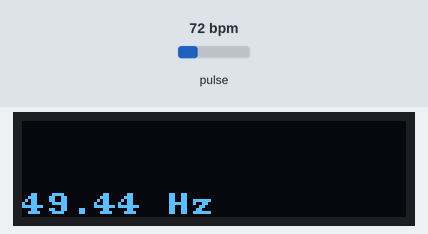
This sketch was run on a simulated ESP32. Parts: 128×32 one-colour display. The test bench sets the inputs (shaded band); at power-on: pulse 72 bpm. What the sketch prints to the serial monitor is not drawn.

Above: at 2.1 s.
At 4.1 s:
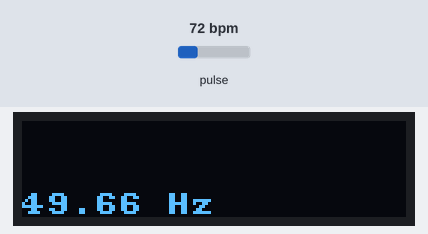

Measured:
- what the display in image 0 shows lasts 2.0 s, from 2.0 s to 4.0 s

The sketch:

TutorialPPG1.ino
```cpp
int sampleTime = 0; // Time of last sample (in Sampling tab)
int ppg = 0;        // PPG from readPhotoSensor() (in Photodetector tab)

void setup() {
  setupCommunication();
  setupDisplay();
  setupPhotoSensor();
}

void loop() {
  if(sampleSensors()) {
    sendMessage(String(ppg));
  }
}
```

Communication.ino
```cpp
/*
   Precompiler directive elegance: 0 == Serial, 1 == Bluetooth
*/
#define USE_BT 0

/*
   This block allows us to use "Ser" throughout our codebase.
   This makes the code to be protocol-agnostic.
   Whether using Bluetooth or USB Serial, we will reference it as Ser.
*/
#if USE_BT
  #include "BluetoothSerial.h"
  BluetoothSerial BTSerial;     // instantiate a BT object
  #define Ser BTSerial          // substitute Ser for SerialBT
#else
  #define Ser Serial            // substitute Ser for Serial
#endif

/*
   Initialize the communication protocol (either HW Serial or BT)
*/
void setupCommunication() {
#if USE_BT
  Ser.begin("fadeEsp32"); // any unique name for BT
#else
  Ser.begin(115200);
#endif
}

/*
   Receive a message one character at a time, stopping at a newline ('\n')
*/
String receiveMessage() {
  String message = "";
  if (Ser.available() > 0) {
    while (true) {
      char c = 'a';
      if (c != char(-1)) {
        c = Ser.read();
        if (c == '\n')
          break;
        message += c;
      }
    }
  }
  return message;
}

/*
   Send a message over the communication protocol
*/
void sendMessage(String message) {
  Ser.println(message);
  Ser.flush();
}
```

Display.ino
```cpp
// OLED Library includes
#include "U8x8lib.h" // include the fast graphics library
#include "Wire.h"    // include the I2C library

/*
    * Instantiate the display object "oled" and reset it using the
    * predefined argument "U8X8_PIN_NONE"
    * NOTE: if you have trouble with this constructor call, your OS
    * might require that you specify the I2C pins (22 and 23) as
    * arguments. If that is the case, you would change the call to this:
    * U8X8_SSD1306_128X32_UNIVISION_HW_I2C oled(U8X8_PIN_NONE, 22, 23);
*/

U8X8_SSD1306_128X32_UNIVISION_HW_I2C oled(U8X8_PIN_NONE, 22, 23);

// Clear the display no more than once per second
const int MAX_REFRESH = 1000;
unsigned long lastClear = 0;

void setupDisplay() {
  oled.begin(); // Initializes u8x8 object
  oled.setPowerSave(0); // Makes sure OLED doesn't go to sleep
  oled.setFont(u8x8_font_amstrad_cpc_extended_r); // Set the font
  oled.setCursor(0, 0); //Sets the cursor at the top left corner
}

/*
    * A function to write a message on the OLED display.
    * The "row" argument specifies which row to print on: [0,1,2,3].
    * The "erase" argument specifies if the display should be cleared.
*/
void writeDisplay(const char * message, int row, bool erase) {
  unsigned long now = millis();
  //if erase is true and it's been longer than MAX_REFRESH (1s)
  if (erase && (millis() - lastClear >= MAX_REFRESH)) {
    oled.clearDisplay();
    lastClear = now;
  }

  oled.setCursor(0, row);
  oled.print(message);
}

/*
    * A function to write a CSV message on multiple lines on the OLED.
    * The "commaCount" argument says how many commas are in the String.
    * NOTE: The OLED can only display 4 lines (a maximum of 3 commas).
*/
void writeDisplayCSV(String message, int commaCount) {
  int startIndex = 0;
  for (int i=0; i<=commaCount; i++) {
    // find the index of the comma and store it in startIndex
    int index = message.indexOf(',', startIndex);

    // take everything in the string up until the comma
    String subMessage = message.substring(startIndex, index);

    startIndex = index + 1; // skip over the comma

    // Write the substring onto the OLED!
    writeDisplay(subMessage.c_str(), i, false);
  }
}
```

Photodetector.ino
```cpp
/*
 * Photo Sensor (PPG) Include and Settings
 */
#include <Wire.h>     // include the Wire protocol (for I2C communication)
#include "MAX30105.h" // include the Photodetector library
MAX30105 photoSensor; // instantiate the Photodetector object
const int MAX_READING = 32767; // 2^15-1; might change w/config – TEST IT!!

/*
 * Initialize the sensor to use red, green, and IR LEDs for the best signal
 */
void setupPhotoSensor() {
  // Use default I2C port at 400kHz speed
  if(!photoSensor.begin(Wire, I2C_SPEED_FAST)) {
    sendMessage("MAX30101 not found. Please check wiring/power.");
    while(1); // “Halt program” by looping forever
  }

  // Sensor settings to get 50 Hz signal. See the datasheet for more info:
  // https://cdn.sparkfun.com/assets/8/1/c/9/0/MAX30101_Datasheet.pdf
  byte ledBrightness = 0x1F; // Options: 0==Off to 255==50mA (0x1F==50/8mA)
  byte sampleAverage = 4;    // Options: 1, 2, 4, 8, 16, 32
  byte ledMode = 3;          // Options: 1==R, 2==R+IR, 3==R+G+IR
  int sampleRate = 400;      // Options: 50,100,200,400,800,1000,1600,3200
  int pulseWidth = 411;      // Options: 69, 118, 215, 411
  int adcRange = 16384;      // Options: 2048, 4096, 8192, 16384

  // Configure sensor with these settings
  photoSensor.setup(ledBrightness, sampleAverage, ledMode, sampleRate, pulseWidth, adcRange);
}

/*
 * We are reading the IR signal here, but you should experiment with it.
 * The signal is negated because of the inverse relationship with blood
 * volume - a small reading means most absorption (peak of pulse).
 */
void readPhotoSensor() {
  // Get heartbeat pulse data and invert it
  ppg = MAX_READING - photoSensor.getIR();
}
```

Sampling.ino
```cpp
int sampleRate = 50;							// Sensor reading Frequency, Hz
unsigned long sampleDelay = 1e6/sampleRate;		// Time (μs) between samples
unsigned long timeStart = 0;					// Start time timing variable
unsigned long timeEnd = 0;						// End time timing variables

bool sampleSensors() {

	timeEnd = micros();
	if (timeEnd - timeStart >= sampleDelay) {
		displaySampleRate(timeEnd);
		timeStart = timeEnd;

		// Read the sensors and store their outputs in global variables
		sampleTime = millis();
		//readAccelSensor();  // values stored in "ax", "ay", and "az"
		readPhotoSensor();
		return true;
	}

	return false;

}

void displaySampleRate(unsigned long currentTime) {

	int nSamples = 100;
	static int count = 0;
	static unsigned long lastTime = 0;

	count++;
	if (count == nSamples) {
		double avgRate = nSamples * 1e6 / (currentTime - lastTime);
		String message = String(avgRate) + " Hz";
		writeDisplay(message.c_str(), 3, false);

		// reset
		count = 0;
		lastTime = currentTime;
	}

}
```
